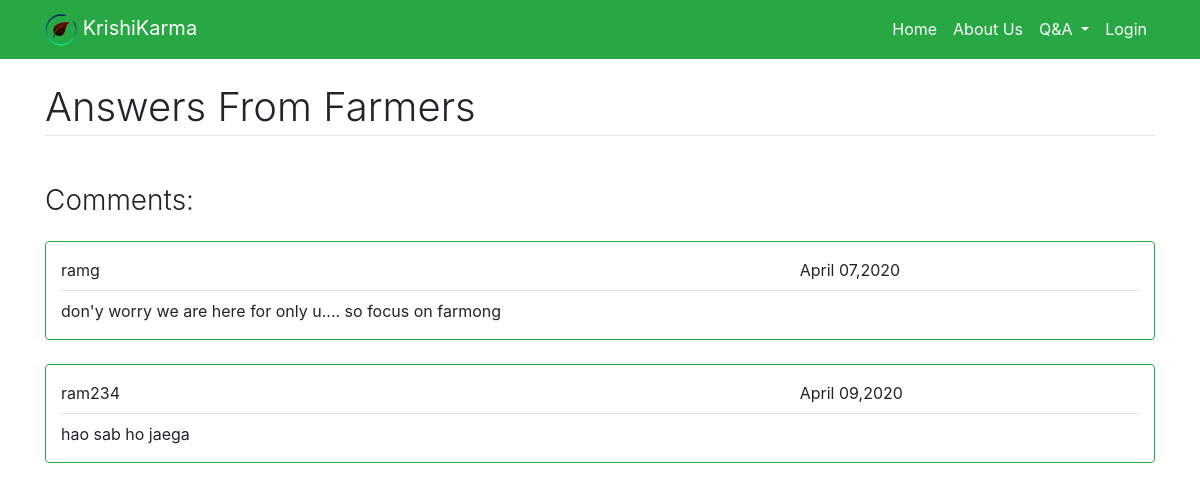
Screenshot of /Answer/4/ with the database file from the repository.
### KrishiGyan/models.py (models this page shows, shortened)
class Answers(models.Model):
    UserName = models.CharField(max_length=50)
    Answer = models.TextField()
    Qid = models.ForeignKey(Question,on_delete=models.CASCADE)
    Email = models.EmailField()
    date = models.DateTimeField(default=t.now)

### KrishiGyan/views.py (the view)
# urls.py: path('Answer/<int:Aid>/', views.ans_del, name='ans_del'),
def ans_del(request,Aid=''):
    try:
        user = Answers.objects.get(pk=Aid)
    except Answers.DoesNotExist:
        user = None
    if user:
        user.delete()
    ans=Answers.objects.all()
    return render(request,'KrishiGyan/Answers.html',{'Answers':ans})

### KrishiGyan/templates/KrishiGyan/Answers.html (shortened to what this page needs)
{% extends "KrishiGyan/Base.html" %}
 {% block content %}
 {% load static %}
      <div class="container">
  <h1 class="font-weight-light text-center text-lg-left mt-4 mb-0" >Answers From Farmers</h1>
  <hr class="mt-1 mb-5" >
{% if Answers%}
<h3 class="font-weight-light text-center text-lg-left mt-2 mb-2" >Comments:</h3>
   {% for A in Answers %}
     <div class="border border-success rounded mt-4 mb-4" >
      <div class="col-lg-12 col-md-12 col-12 mt-3 " >
        <div class="row justify-content-between">
          <div class="col-lg-4">
            {{A.UserName}}
          </div>
        <div class="col-lg-4">
           {{A.date|date:"F d,Y"}}
        </div>
       </div>
  <hr class="mt-2 mb-2" id="lo">
  <div id="l" contenteditable="true" class="mt-2 mb-3">{{A.Answer}}</div>
  </div>
</div>
 {% endfor %}
  {%else%}
  <h3>!!  Nothing To Show  !!</h3>
   {%endif%}
</div>
{% endblock content %}

### KrishiGyan/templates/KrishiGyan/Base.html (style rules this page uses)
#l { pointer-events: none; }

### rows the page displays
Answers: UserName "ramg", date "April 07,2020", Answer "don'y worry we are here for only u.... so focus on farmong"
Answers: UserName "ram234", date "April 09,2020", Answer "hao sab ho jaega"
